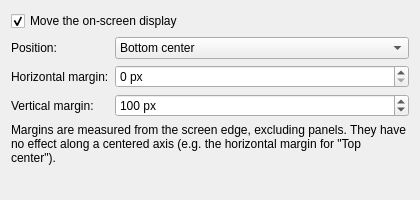
<?xml version="1.0" encoding="UTF-8"?>
<ui version="4.0">
 <class>KWin::OsdPositionConfigForm</class>
 <widget class="QWidget" name="KWin::OsdPositionConfigForm">
  <property name="geometry">
   <rect>
    <x>0</x>
    <y>0</y>
    <width>420</width>
    <height>200</height>
   </rect>
  </property>
  <property name="windowTitle">
   <string>OSD Position</string>
  </property>
  <layout class="QFormLayout" name="formLayout">
   <item row="0" column="0" colspan="2">
    <widget class="QCheckBox" name="kcfg_Enabled">
     <property name="text">
      <string>Move the on-screen display</string>
     </property>
     <property name="checked">
      <bool>true</bool>
     </property>
    </widget>
   </item>
   <item row="1" column="0">
    <widget class="QLabel" name="anchorLabel">
     <property name="text">
      <string>Position:</string>
     </property>
    </widget>
   </item>
   <item row="1" column="1">
    <widget class="QComboBox" name="kcfg_Anchor">
     <property name="currentIndex">
      <number>7</number>
     </property>
     <item>
      <property name="text">
       <string>Top left</string>
      </property>
     </item>
     <item>
      <property name="text">
       <string>Top center</string>
      </property>
     </item>
     <item>
      <property name="text">
       <string>Top right</string>
      </property>
     </item>
     <item>
      <property name="text">
       <string>Center left</string>
      </property>
     </item>
     <item>
      <property name="text">
       <string>Center</string>
      </property>
     </item>
     <item>
      <property name="text">
       <string>Center right</string>
      </property>
     </item>
     <item>
      <property name="text">
       <string>Bottom left</string>
      </property>
     </item>
     <item>
      <property name="text">
       <string>Bottom center</string>
      </property>
     </item>
     <item>
      <property name="text">
       <string>Bottom right</string>
      </property>
     </item>
    </widget>
   </item>
   <item row="2" column="0">
    <widget class="QLabel" name="marginXLabel">
     <property name="text">
      <string>Horizontal margin:</string>
     </property>
    </widget>
   </item>
   <item row="2" column="1">
    <widget class="QSpinBox" name="kcfg_MarginX">
     <property name="suffix">
      <string> px</string>
     </property>
     <property name="maximum">
      <number>2000</number>
     </property>
     <property name="singleStep">
      <number>10</number>
     </property>
     <property name="value">
      <number>0</number>
     </property>
    </widget>
   </item>
   <item row="3" column="0">
    <widget class="QLabel" name="marginYLabel">
     <property name="text">
      <string>Vertical margin:</string>
     </property>
    </widget>
   </item>
   <item row="3" column="1">
    <widget class="QSpinBox" name="kcfg_MarginY">
     <property name="suffix">
      <string> px</string>
     </property>
     <property name="maximum">
      <number>2000</number>
     </property>
     <property name="singleStep">
      <number>10</number>
     </property>
     <property name="value">
      <number>100</number>
     </property>
    </widget>
   </item>
   <item row="4" column="0" colspan="2">
    <widget class="QLabel" name="hintLabel">
     <property name="text">
      <string>Margins are measured from the screen edge, excluding panels. They have no effect along a centered axis (e.g. the horizontal margin for &quot;Top center&quot;).</string>
     </property>
     <property name="wordWrap">
      <bool>true</bool>
     </property>
    </widget>
   </item>
  </layout>
 </widget>
 <resources/>
 <connections/>
</ui>
